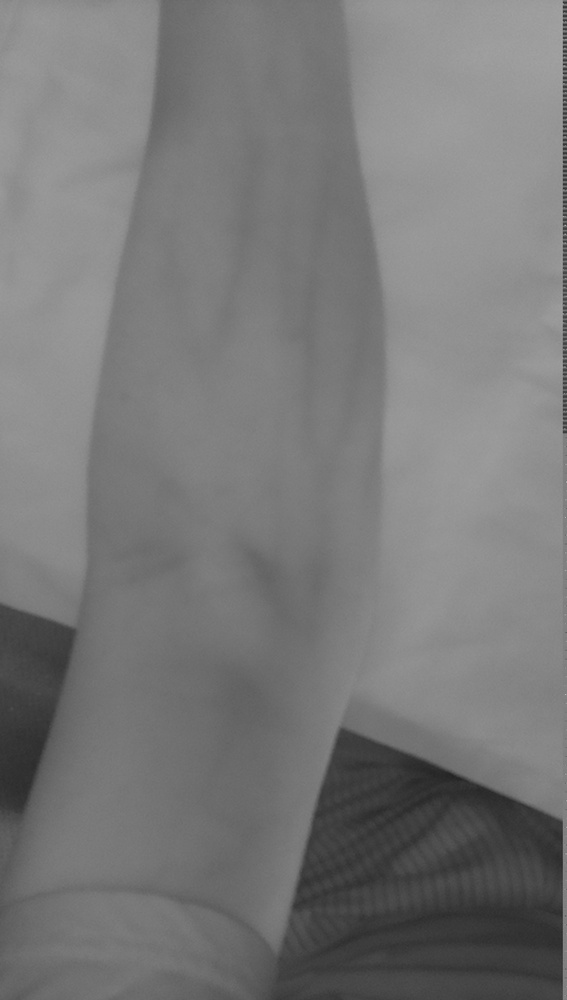
#> input picture Software/Testing and Images/test.jpeg, 567 x 1000 px, shrunk from 1088 x 1920 before the run
$ python opencv_test.py
#> lines starting #> are read from the running program, lines starting #| are printed output that depends on the picture
import cv2

img = cv2.imread('test.jpeg', 0)
#> img is the input picture: shape (1000, 567); min 34, max 184, mean 120.3
cv2.imshow('test', img)
cv2.waitKey()

clahe = cv2.createCLAHE(clipLimit=4.0, tileGridSize=(5, 5))
imghist = clahe.apply(img)
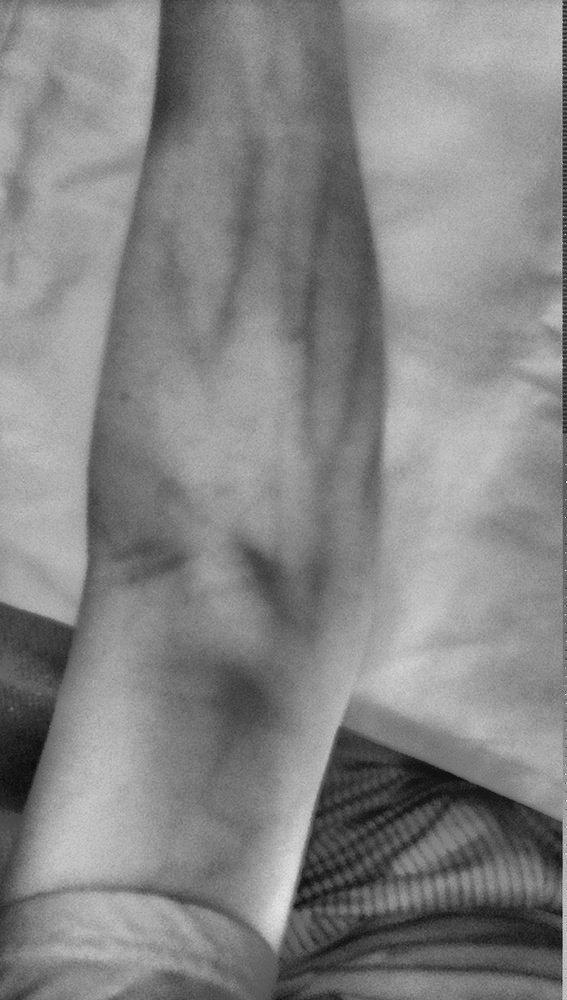
#> imghist: shape (1000, 567); min 13, max 225, mean 133.5

cv2.imshow('hist', imghist)
cv2.waitKey()

clahe2 = cv2.createCLAHE(clipLimit=10.0, tileGridSize=(10, 10))
imghist2 = clahe2.apply(img)
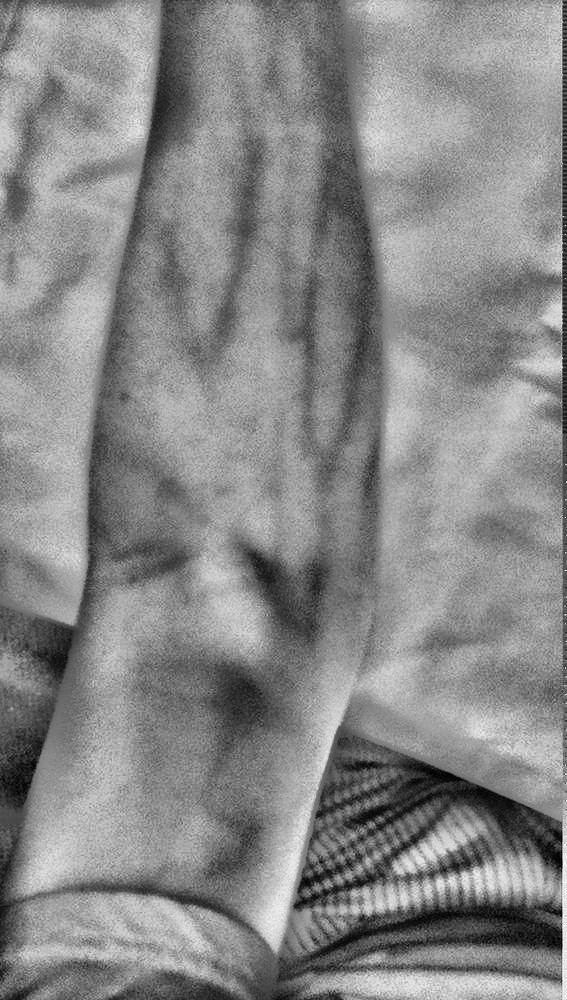
#> imghist2: shape (1000, 567); min 3, max 249, mean 135.9

cv2.imshow('hist2', imghist2)
cv2.waitKey()
